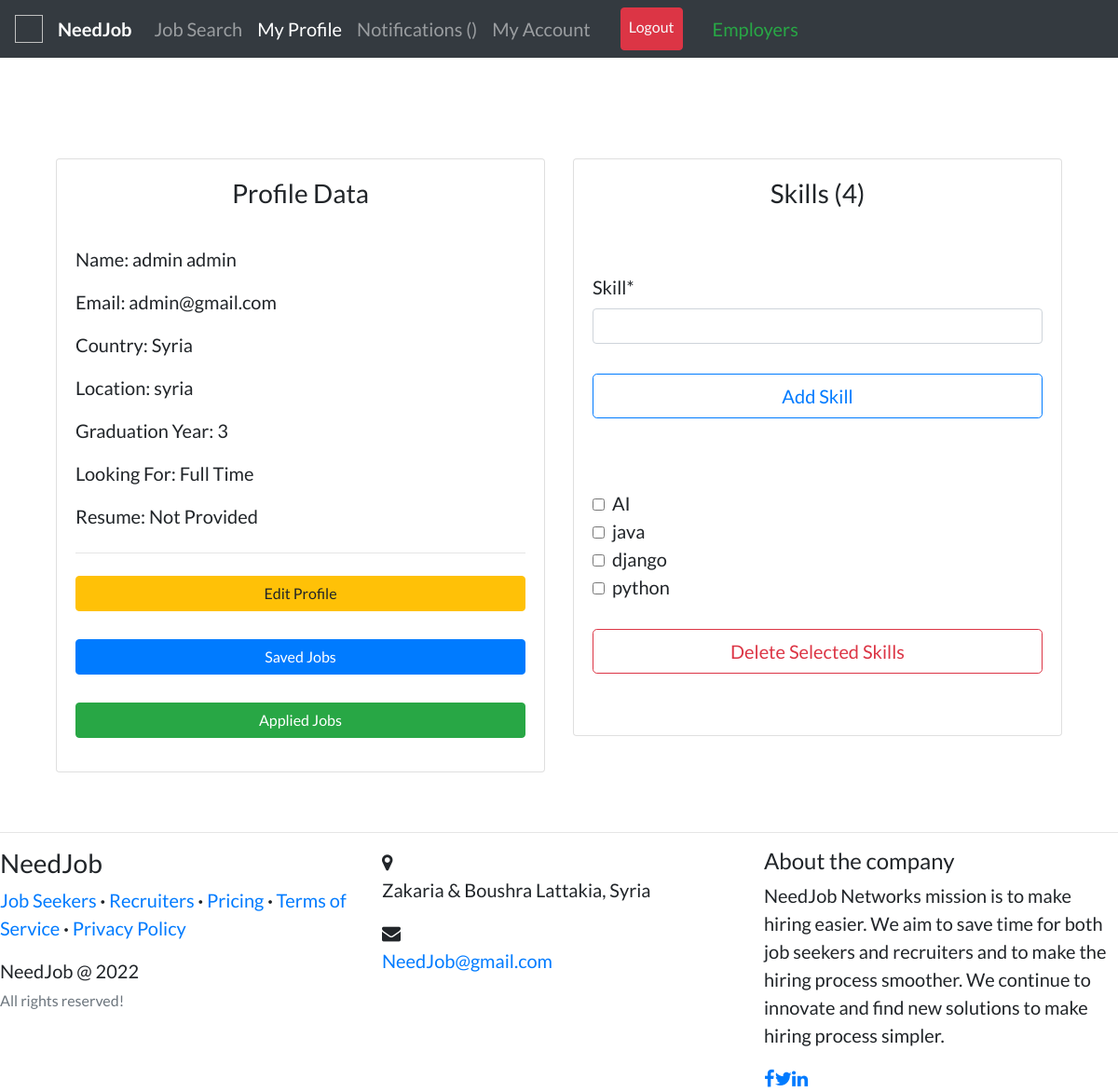
/profile/ (signed in), run on the app's committed database.
### accounts/models.py (models this page shows, shortened)
class User(AbstractUser):
    username = None
    email = models.EmailField(
        verbose_name='email address',
        max_length=255,
        unique=True
    )
    date_of_birth = models.DateField(default='1990-01-01')
    gender = models.CharField(max_length=1, choices=GENDER_CHOICES, blank=True)
    picture = models.ImageField(
        upload_to='img/users', null=True, verbose_name=""
    )
    phone = PhoneNumberField()
    USERNAME_FIELD = 'email'
    REQUIRED_FIELDS = ['first_name', 'last_name']
    objects = UserManager()
    """
    def save(self, **kwargs):
        if not (self.is_staff or self.is_superuser):
            password = self.password
            if password is not None:
                self.set_password(password)
            super(User, self).save(**kwargs)
            name = f"{self.first_name} {self.last_name}"
            Profile.objects.create(
                name=name, dob=self.date_of_birth, user=self)
            return self
        else:
            return super(User, self).save(**kwargs)
    """

### candidates/models.py (models this page shows, shortened)
class Profile(models.Model):
    user = models.OneToOneField(
        User, on_delete=models.CASCADE, primary_key=True, related_name='profile')
    full_name = models.CharField(max_length=200, null=True, blank=True)
    country = CountryField(null=True, blank=True)
    location = models.CharField(max_length=255, null=True, blank=True)
    picture = models.ImageField(
        upload_to='img/users', null=True, verbose_name=""
    )
    resume = models.FileField(upload_to='resumes', null=True, blank=True)
    grad_year = models.IntegerField(blank=True)
    looking_for = models.CharField(
        max_length=30, choices=CHOICES, default='Full Time', null=True)
    slug = AutoSlugField(populate_from='user', unique=True)

class Skill(models.Model):
    skill = models.CharField(max_length=200)
    user = models.ForeignKey(
        User, related_name='skills', on_delete=models.CASCADE)

### candidates/views.py (the view)
# urls.py: path('profile/', views.my_profile, name='my-profile'),
@login_required
def my_profile(request):
    you = request.user
    profile = Profile.objects.filter(user=you).first()
    user_skills = Skill.objects.filter(user=you)
    if request.method == 'POST':
        form = NewSkillForm(request.POST)
        if form.is_valid():
            data = form.save(commit=False)
            data.user = you
            data.save()
            return redirect('candidates:my-profile')
    else:
        form = NewSkillForm()
    context = {
        'u': you,
        'profile': profile,
        'skills': user_skills,
        'form': form,
        'profile_page': "active",
    }
    return render(request, 'candidates/profile.html', context)

### candidates/forms.py
class NewSkillForm(forms.ModelForm):
    class Meta:
        model = Skill
        fields = ['skill']

### templates/candidates/profile.html (shortened to what this page needs)
{% extends "accounts/layout.html" %} {% load static %} {% load crispy_forms_tags %}
{% block content %} <br /><br />
<div class="container">
  <div class="row">
    <div class="col-md-6">
      <div class="card card-signin my-5">
        <div class="card-body">
          <h3 class="text-center">Profile Data</h3>
          <br />
          <form class="form-signin">
            <div class="form-group">
              <p>Name: {{request.user.get_full_name}}</p>
              <p>Email: {{ u.email }}</p>
              <p>Country: {{ profile.country.name }}</p>
              <p>Location: {{ profile.location }}</p>
              <p>Graduation Year: {{ profile.grad_year }}</p>
              <p>Looking For: {{ profile.looking_for }}</p>
              {% if profile.resume %}
              <p>
                Resume:
                <a href="{{ profile.resume.url }}">Click to View/Download</a>
              </p>
              {% else %}
              <p>Resume: Not Provided</p>
              {% endif %} {% if request.user == u %}
              <hr class="my-4" />
              <a
                class="btn btn-warning btn-block"
                href="{% url 'candidates:edit-profile' %}"
                >Edit Profile</a
              ><br />
              <a class="btn btn-primary btn-block" href="{% url 'candidates:saved-jobs' %}"
                >Saved Jobs</a
              ><br />
              <a
                class="btn btn-success btn-block"
                href="{% url 'candidates:applied-jobs' %}"
                >Applied Jobs</a
              >
              {% endif %}
            </div>
          </form>
        </div>
      </div>
    </div>
    <div class="col-md-6">
      <div class="card card-signin my-5">
        <div class="card-body">
          <h3 class="text-center">Skills ({{ skills.count }})</h3>
          <br />
          {% if request.user != u %}
          <ol>
            {% for skill in skills %}
            <li>{{skill.skill}}</li>
            {% endfor %}
          </ol>
          {% else %}
          <form class="form-signin" method="POST">
            <fieldset class="form-group">
              <br />
              {{ form|crispy }}
            </fieldset>
            <div class="form-group">
              <button
                class="btn btn-lg btn-outline-primary btn-block"
                type="submit"
              >
                Add Skill</button
              ><br />
            </div>
          </form>
          <br />
          {% if skills %}
          <form
            class="form-signin"
            action="{% url 'candidates:skill-delete' %}"
            method="POST"
          >
            {% csrf_token %} {% for skill in skills %}
            <div>
              <input
                class="mr-2"
                type="checkbox"
                value="{{ skill.id }}"
                name="choices"
              />{{ skill.skill }}
            </div>
            {% endfor %}
            <br />
            <div class="form-group">
              <button
                class="btn btn-lg btn-outline-danger btn-block"
                type="submit"
                name="delete"
              >
                Delete Selected Skills</button
              ><br />
            </div>
          </form>
          {% endif %} {% endif %}
        </div>
      </div>
    </div>
  </div>
</div>
{% endblock content %}

### templates/accounts/layout.html (style rules this page uses)
body { font-family: "Lato"; font-size: 20px; }

### data on the page
User: user.get_full_name "admin admin", email "admin@gmail.com"
Profile: country.name "Syria", location "syria", grad_year "3", looking_for "Full Time"
Skill: skill "AI"
Skill: skill "java"
Skill: skill "django"
Skill: skill "python"

### other printed values
{{ skills.count }} "4"
